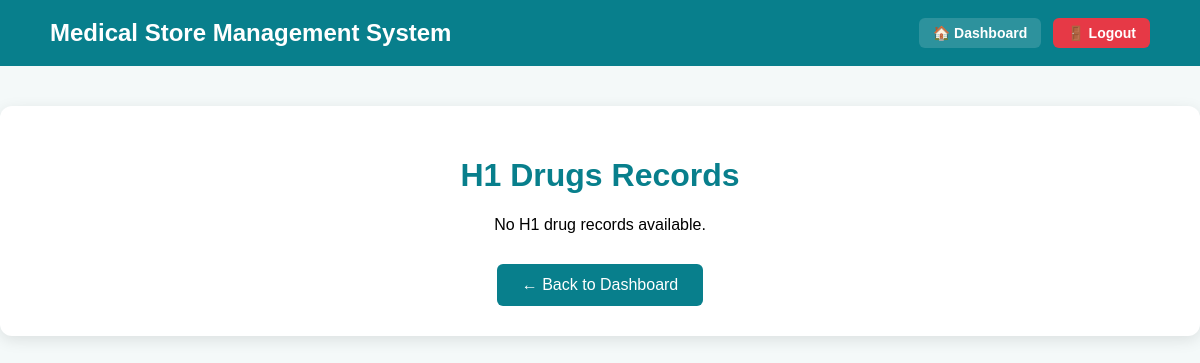
The app's page /h1-drugs/ (signed in), older data.
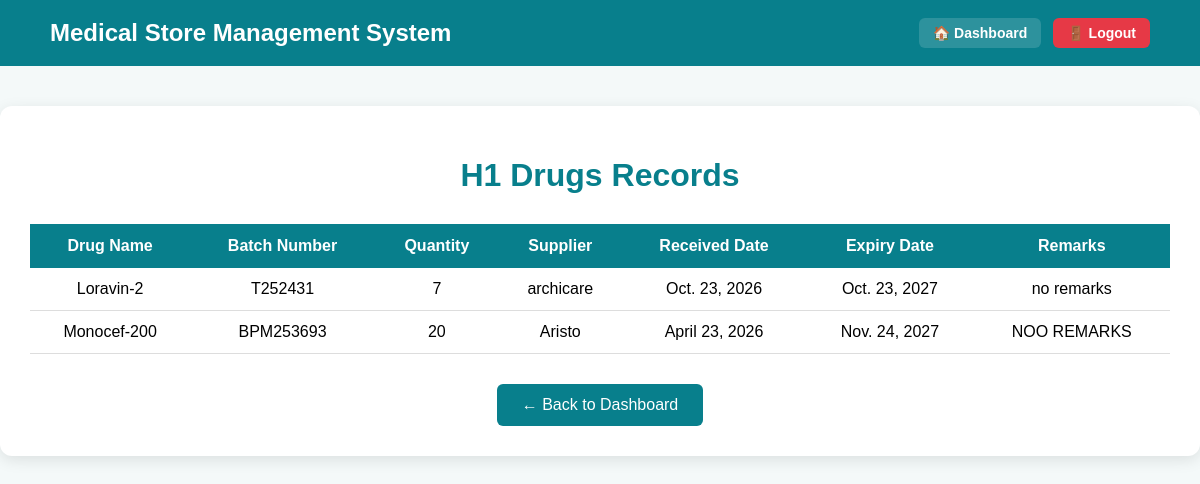
The same page, newer data.
### store/models.py (models this page shows, shortened)
class H1Drug(models.Model):
    drug_name = models.CharField(max_length=100)
    batch_number = models.CharField(max_length=100)
    quantity_received = models.IntegerField()
    supplier = models.CharField(max_length=150)
    received_date = models.DateField()
    expiry_date = models.DateField()
    remarks = models.TextField(blank=True)

### store/views.py (the view, shortened to what this page needs)
# urls.py: path("h1-drugs/", views.h1_drugs, name="h1_drugs"),
@login_required
def h1_drugs(request):
    drugs = H1Drug.objects.all().order_by("-received_date")
    return render(request, "h1_drugs.html", {
        "drugs": drugs
    })

### store/templates/h1_drugs.html (shortened to what this page needs)
<!DOCTYPE html>
<html lang="en">
<head>
</head>
<body>
<div class="navbar">
    <h2>Medical Store Management System</h2>
    <div class="nav-actions">
        <a href="/" class="nav-link">🏠 Dashboard</a>
        <a href="{% url 'logout' %}" class="nav-link nav-logout">🚪 Logout</a>
    </div>
</div>
<div class="container">
    <h1>H1 Drugs Records</h1>
    {% if drugs %}
    <table>
        <tr>
            <th>Drug Name</th>
            <th>Batch Number</th>
            <th>Quantity</th>
            <th>Supplier</th>
            <th>Received Date</th>
            <th>Expiry Date</th>
            <th>Remarks</th>
        </tr>
        {% for drug in drugs %}
        <tr>
            <td>{{ drug.drug_name }}</td>
            <td>{{ drug.batch_number }}</td>
            <td>{{ drug.quantity_received }}</td>
            <td>{{ drug.supplier }}</td>
            <td>{{ drug.received_date }}</td>
            <td>{{ drug.expiry_date }}</td>
            <td>{{ drug.remarks }}</td>
        </tr>
        {% endfor %}
    </table>
    {% else %}
    <p style="text-align:center;">
        No H1 drug records available.
    </p>
    {% endif %}
    <a href="/" class="back">← Back to Dashboard</a>
</div>
</body>
</html>

Row changes from the older to the newer data that the page shows:
added H1Drug: drug_name "Loravin-2", batch_number "T252431", quantity_received "7", supplier "archicare", received_date "Oct. 23, 2026", expiry_date "Oct. 23, 2027", remarks "no remarks"
added H1Drug: drug_name "Monocef-200", batch_number "BPM253693", quantity_received "20", supplier "Aristo", received_date "April 23, 2026", expiry_date "Nov. 24, 2027", remarks "NOO REMARKS"
Text that changed along with them:
text no longer shown: "No H1 drug records available."
text now shown: "Drug Name Batch Number Quantity Supplier Received Date Expiry Date Remarks"
